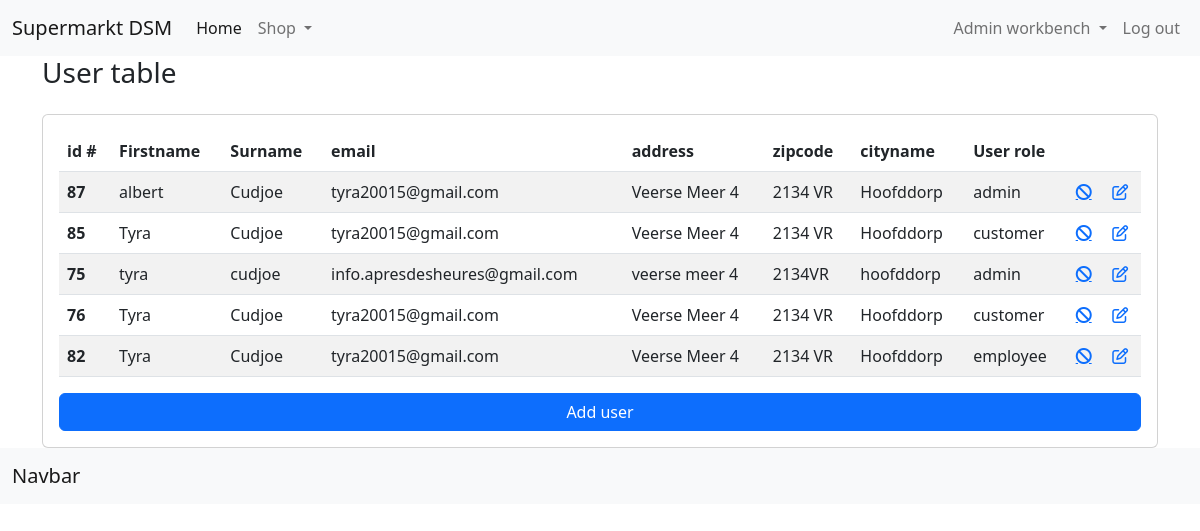
The page /index.php?content=pages/admin/users&user_id=75 (signed in) on the database its author committed.
### tables this page shows
CREATE TABLE IF NOT EXISTS `users` (
  `id` int(11) NOT NULL AUTO_INCREMENT,
  `firstname` varchar(255) NOT NULL,
  `surname` varchar(255) NOT NULL,
  `email` varchar(255) NOT NULL,
  `password` varchar(255) NOT NULL,
  `address` varchar(255) NOT NULL,
  `zipcode` varchar(255) NOT NULL,
  `cityname` varchar(255) NOT NULL,
  `userrole` enum('admin','employee','customer') NOT NULL,
  PRIMARY KEY (`id`)
);

### api/ConnectDb.php (called while the page is built, shortened)
<?php
class ConnectDb
{
    private $servername = "localhost";
    private $username   = "root";
    private $password   = "";
    private $database   = "dsm-winkel";
    public function __construct()
    {
        $this->conn = new mysqli($this->servername, $this->username,$this->password,$this->database);
        if(mysqli_connect_error()) {
            trigger_error("Failed to connect to MySQL: " . mysqli_connect_error());
        }else{
            return $this->conn;
        }
    }
}

### api/UserController.php (called while the page is built, shortened)
<?php
require_once './api/ConnectDb.php';
class UserController
{
    private $conn;
    public function __construct()
    {
        $db = new connectDb();
        $this->conn = $db->conn;
    }
    public function getUsers()
    {
        $query = "SELECT * FROM users ORDER BY firstname ASC";
        $result = $this->conn->query($query);
        if ($result) {
            if ($result->num_rows > 0) {
                $data = array();
                while ($row = $result->fetch_assoc()) {
                    $data[] = $row;
                }
                return $data;
            } else {
                echo "No found records";
            }
        } else {
            echo "error in " . $query . "<br>" . $this->conn->error;
        }
    }
}

### components/pages/admin/users.php (the view, shortened to what this page needs)
<?php
$object = new UserController();
$users = $object->getUsers();
?>
<div class="container">
    <div class="row">
        <div class="d-sm-flex align-items-center justify-content-between mb-4">
            <h1 class="h3 mb-0 text-gray-800">User table</h1>
        </div>
        <div class="col-12">
            <div class="card">
                <div class="card-body">
                    <table class="table table-striped table-hover">
                        <thead>
                        <tr>
                            <th scope="col">id #</th>
                            <th scope="col">Firstname</th>
                            <th scope="col">Surname</th>
                            <th scope="col">email</th>
                            <th scope="col">address</th>
                            <th scope="col">zipcode</th>
                            <th scope="col">cityname</th>
                            <th scope="col">User role</th>
                            <th scope="col"></th>
                            <th scope="col"></th>
                        </tr>
                        </thead>
                        <tbody>
                        <?php
                        $users = $object->getUsers();
                        foreach ($users as $id => $user) {
                            ?>
                            <tr>
                                <th scope="row"><?php echo $user['id'] ?></th>
                                <td><?php echo $user['firstname'] ?></td>
                                <td><?php echo $user['surname'] ?></td>
                                <td><?php echo $user['email'] ?></td>
                                <td><?php echo $user['address'] ?></td>
                                <td><?php echo $user['zipcode'] ?></td>
                                <td><?php echo $user['cityname'] ?></td>
                                <td><?php echo $user['userrole'] ?></td>
                                <td>
                                    <a href="?content=pages/admin/users&action=deleteUser&id=<?php echo $user['id'] ?>
                                        <i aria-hidden="true" class="fa fa-ban"></i>
                                    </a>
                                </td>
                                <td>
                                    <a href="/index.php?content=pages/admin/edit-user&id=<?php echo $user['id']?>">
                                        <i aria-hidden="true" class="fa fa-pencil-square-o"></i>
                                    </a>
                                </td>
                            </tr>
                        <?php } ?>
                        </tbody>
                    </table>
                    <a href="./index.php?content=pages/admin/add-user">
                        <div class="d-grid gap-2">
                            <button class="btn btn-primary"  type="button">Add user</button>
                        </div>
                    </a>
                </div>
            </div>
        </div>
    </div>
</div>

### rows shown on the page
users: id "87", firstname "albert", surname "Cudjoe", email "tyra20015@gmail.com", address "Veerse Meer 4", zipcode "2134 VR", cityname "Hoofddorp", userrole "admin"
users: id "85", firstname "Tyra", surname "Cudjoe", email "tyra20015@gmail.com", address "Veerse Meer 4", zipcode "2134 VR", cityname "Hoofddorp", userrole "customer"
users: id "75", firstname "tyra", surname "cudjoe", email "info.apresdesheures@gmail.com", address "veerse meer 4", zipcode "2134VR", cityname "hoofddorp", userrole "admin"
users: id "76", firstname "Tyra", surname "Cudjoe", email "tyra20015@gmail.com", address "Veerse Meer 4", zipcode "2134 VR", cityname "Hoofddorp", userrole "customer"
users: id "82", firstname "Tyra", surname "Cudjoe", email "tyra20015@gmail.com", address "Veerse Meer 4", zipcode "2134 VR", cityname "Hoofddorp", userrole "employee"
